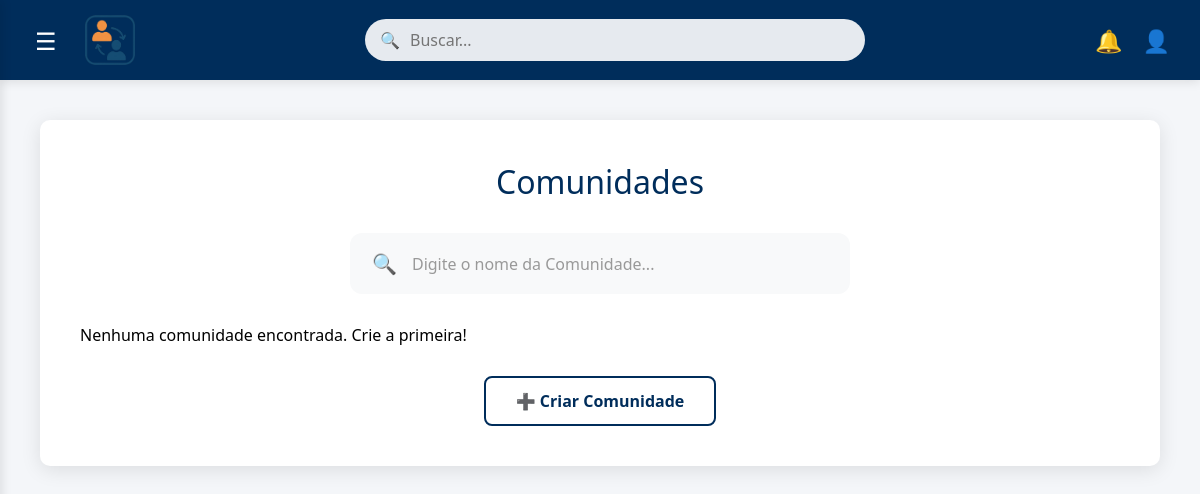
The page /comunidades/ (signed in) on the database as committed earlier.
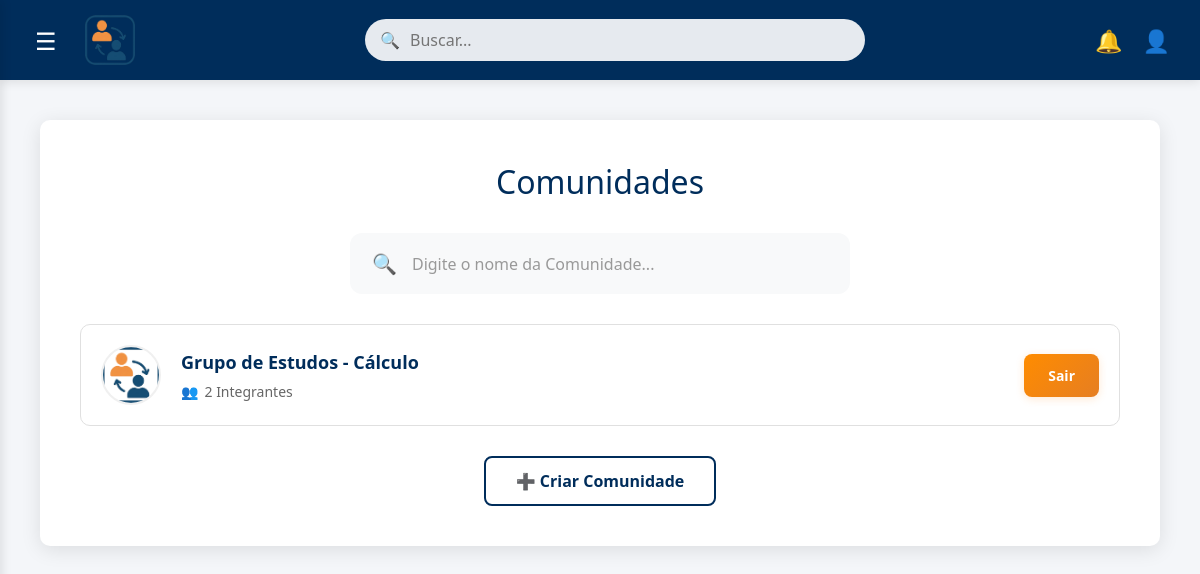
The same page on the database as committed later.
### core/models.py (models this page shows, shortened)
class Comunidade(models.Model):
    nome = models.CharField(max_length=150, unique=True)
    descricao = models.TextField(max_length=500, blank=True, null=True) # <-- NOVO
    icone = models.ImageField(upload_to='comunidade_icones/', blank=True, null=True) # <-- NOVO
    membros_count = models.IntegerField(default=0)
    membros = models.ManyToManyField(settings.AUTH_USER_MODEL, related_name='comunidades_inscritas', blank=True)

### core/views.py (the view, shortened to what this page needs)
# urls.py: path('comunidades/', views.comunidades, name='comunidades'),
@login_required
def comunidades(request):
    form_comunidade = ComunidadeForm()
    lista_comunidades = Comunidade.objects.all().order_by('-membros_count')
    for comunidade in lista_comunidades:
        comunidade.is_member = comunidade.membros.filter(pk=request.user.pk).exists()
    context = {
        'lista_comunidades': lista_comunidades,
        'usuario': request.user,
        'form_comunidade': form_comunidade
    }
    return render(request, 'core/comunidades.html', context)

### core/forms.py
class ComunidadeForm(forms.ModelForm):
    class Meta:
        model = Comunidade
        fields = ['nome', 'descricao', 'icone']
        widgets = {
            'descricao': forms.Textarea(attrs={'rows': 4}),
        }

### core/templates/core/comunidades.html (shortened to what this page needs)
{% load static %}
<!DOCTYPE html>
<html lang="pt-BR">
<head>
    <link rel="stylesheet" href="{% static 'css/estilo/comunidades.css' %}">
</head>
<body>
    <div class="header-container">
        <div class="logo-area">
            <div class="menu-icon hamburger" id="menuToggle">☰</div>
                <img id="logo" src="{% static 'img/image-removebg-preview.png' %}" alt="Logo Vinculou">        </div>
        <div class="search-input-desktop">
            <div class="search-icon-desktop">🔍</div>
            <input type="text" placeholder="Buscar...">
        </div>
        <div class="user-area">
            <div class="notification-icon">🔔</div>
            <div class="profile-icon">👤</div>
        </div>
    </div>
    <div class="principal">
        <div class="comunidades-container">
            <h1 class="titulo-principal">Comunidades</h1>
           <div class="search-bar-comunidades">
                <div class="search-icon">🔍</div>
                <input type="text" placeholder="Digite o nome da Comunidade...">
            </div>
            <div class="communities-grid">
                {% for comunidade in lista_comunidades %}
                    <div class="community-card">
    {% if comunidade.is_member %}
        <a href="{% url 'chat_comunidade' pk=comunidade.pk %}" style="text-decoration: none; color: inherit; width: 100%;">
    {% endif %}
        <div class="community-left" style="pointer-events: none;">
            <img src="{% if comunidade.icone %}{{ comunidade.icone.url }}{% else %}{% static 'img/default_community_icon.png' %}{% endif %}" alt="{{ comunidade.nome }}">
            <div class="community-info">
                <h3>{{ comunidade.nome }}</h3>
                <span>{{ comunidade.membros.count }} Integrantes</span>
            </div>
        </div>
    {% if comunidade.is_member %}
        </a> {% endif %}
    {% if request.user.is_authenticated %}
        <form method="post" action="{% url 'comunidades' %}" style="display:inline;">
            <button type="submit" class="enter-btn {% if comunidade.is_member %} sair-btn{% endif %}">
                <span>{% if comunidade.is_member %}Sair{% else %}Entrar{% endif %}</span>
            </button>
        </form>
    {% else %}
        <a href="{% url 'login' %}"><button class="enter-btn">Entrar</button></a>
    {% endif %}
</div>
                {% empty %}
                    <p>Nenhuma comunidade encontrada. Crie a primeira!</p>
                {% endfor %}
            </div>
            <div class="suggestions">
                <button class="sugestoes-btn" onclick="abrirModal()">➕ Criar Comunidade</button>
            </div>
        </div>
    </div>
</body>
</html>

Rows that differ between the two databases and show on the page:
added Comunidade: icone (picture), nome "Grupo de Estudos - Cálculo", membros.count "2", shows "Sair"
Other text that changed with them:
text no longer shown: "Nenhuma comunidade encontrada. Crie a primeira!"
